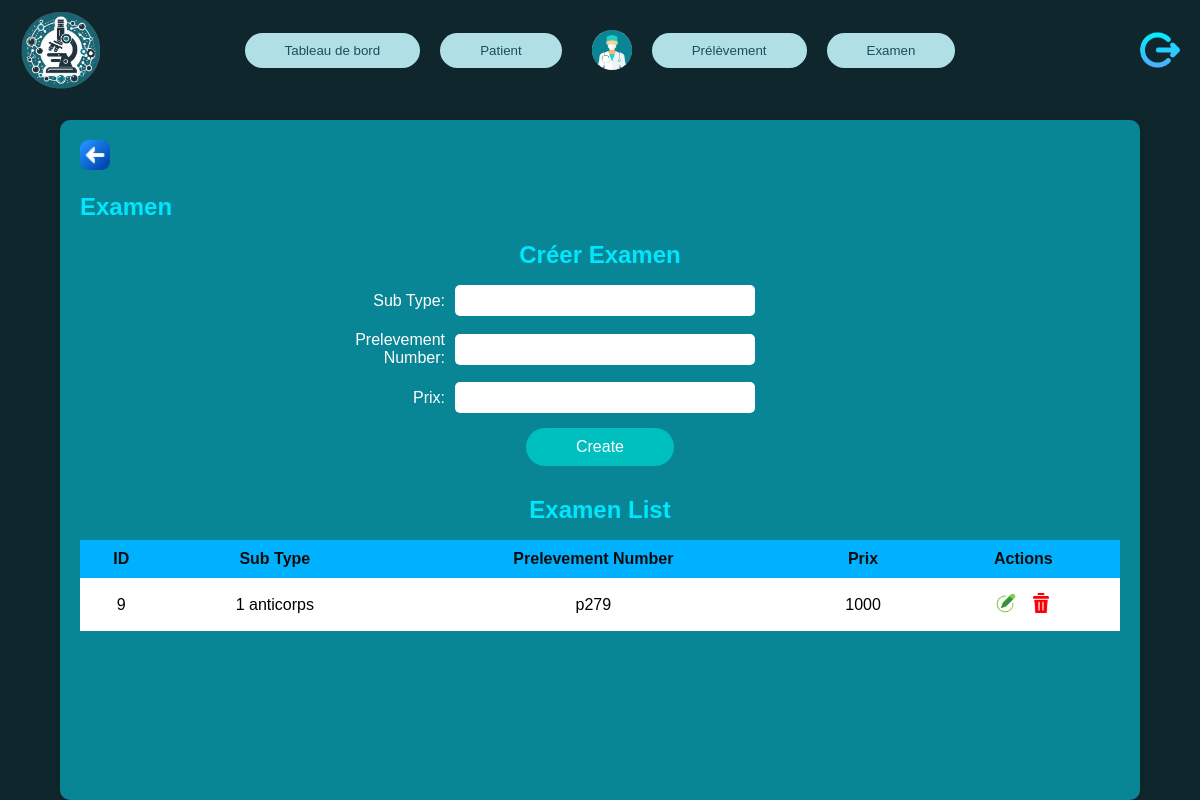
The app's page /Examen.php, older data.
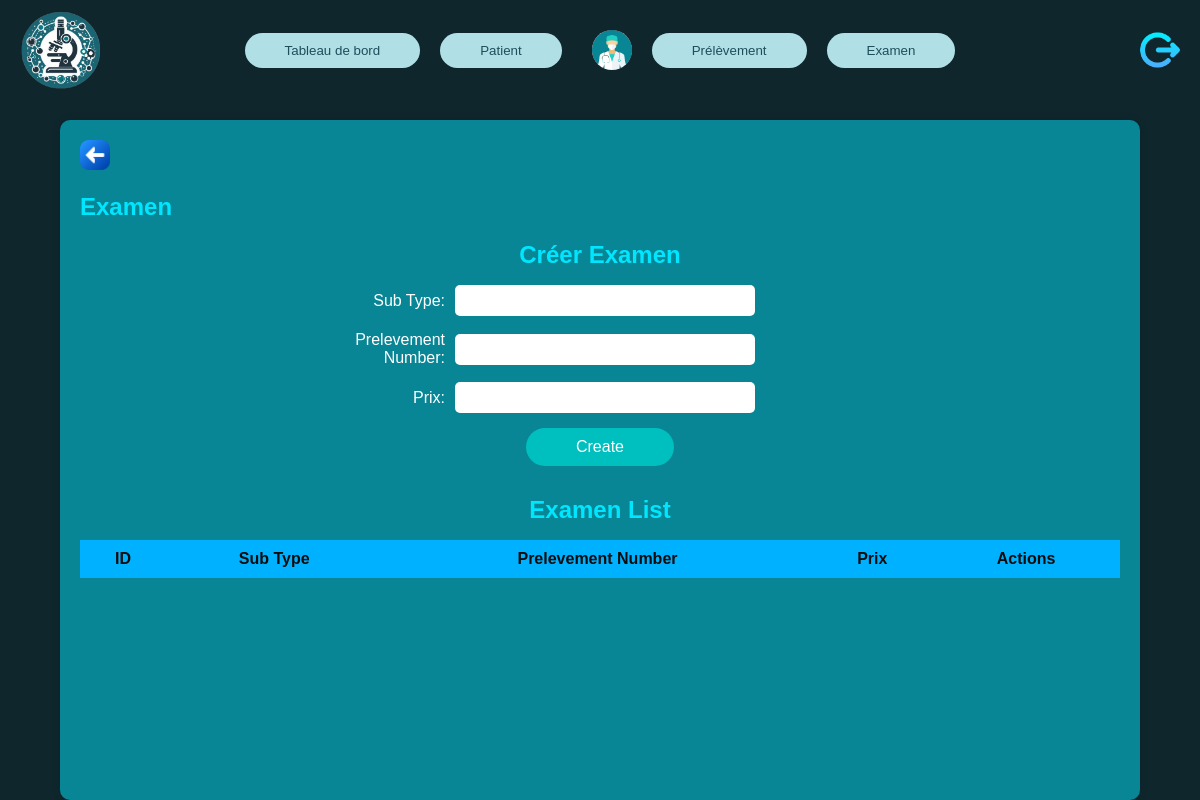
The same page, newer data.
### tables this page shows
CREATE TABLE IF NOT EXISTS examens (
    examen_id INT AUTO_INCREMENT PRIMARY KEY,
    sub_type ENUM('Type1', 'Type2', 'Type3') NOT NULL,
    prelevement_number VARCHAR(100) NOT NULL,
    prix FLOAT NOT NULL
);

### Examen.php (called while the page is built, shortened)
<?php
class Examen {
    private $conn;
    private $table_name = "examens";
    public function __construct($db) {
        $this->conn = $db;
    }
    public function read() {
        $query = "SELECT * FROM " . $this->table_name;
        $result = $this->conn->query($query);
        return $result->fetch_all(MYSQLI_ASSOC);
    }
}
?>

### examen.php (the view, shortened to what this page needs)
<?php
require_once 'config.php';
require_once 'Examen.php';
$db = $link;
$examen = new Examen($db);
$examens = $examen->read();
?>
<!DOCTYPE html>
<html lang="fr">
<head>
    <link rel="stylesheet" href="Front/navbar.css">
</head>
<body>
    <div class="container">
        <div class="top-bar">
            <div class="logo-section">
                <img src="Front/imag/logo.png" alt="Laboratory Logo" class="logo">
            </div>
            <div class="nav-buttons">
                <button class="nav-button" onclick="location.href='doctor_dashboard.php'">Tableau de bord</button>
                <button class="nav-button" onclick="location.href='patient_management.php'">Patient</button>
                <div class="user-section">
                    <img src="Front/imag/doc.jpeg" alt="User Icon" class="user-icon">
                </div>
                <button class="nav-button" onclick="location.href='prelevement_management.php'">Prélèvement</button>
                <button class="nav-button" onclick="location.href='examen.php'">Examen</button>
            </div>
            <div class="btn-logout">
                <button class="btn-logout" onclick="location.href='logout.php'"><img src="Front/imag/logout.png" alt="Logout Button Icon"></button>
            </div>
        </div>
        <div class="content-area">
            <button id="retour" onclick="window.history.back()">
                <i class="fas fa-arrow-left"><img src="Front/imag/left-arrow.png"></i>
            </button>
            <h1>Examen</h1>
            <div class="form-section">
                <h2>Créer Examen</h2>
                <form method="post" action="examen.php">
                    <div class="form-group">
                        <label for="sub_type">Sub Type:</label>
                        <input type="text" id="sub_type" name="sub_type" required>
                    </div>
                    <div class="form-group">
                        <label for="prelevement_number">Prelevement Number:</label>
                        <input type="text" id="prelevement_number" name="prelevement_number" required>
                    </div>
                    <div class="form-group">
                        <label for="prix">Prix:</label>
                        <input type="number" step="0.01" id="prix" name="prix" required>
                    </div>
                    <button class="submit-btn" type="submit" name="create_examen">Create</button>
                </form>
            </div>
            <div class="table-container">
                <h2>Examen List</h2>
                <table>
                    <thead>
                        <tr>
                            <th>ID</th>
                            <th>Sub Type</th>
                            <th>Prelevement Number</th>
                            <th>Prix</th>
                            <th>Actions</th>
                        </tr>
                    </thead>
                    <tbody>
                        <?php foreach ($examens as $exam) { ?>
                            <tr>
                                <td><?php echo htmlspecialchars($exam['examen_id']); ?></td>
                                <td><?php echo htmlspecialchars($exam['sub_type']); ?></td>
                                <td><?php echo htmlspecialchars($exam['prelevement_number']); ?></td>
                                <td><?php echo htmlspecialchars($exam['prix']); ?></td>
                                <td>
                                    <button class="edit-btn" onclick="location.href='edit_examen.php?id=<?php echo $exam['examen_id']; ?>'"><img src="Front/imag/write.png" alt="Edit"></button>
                                    <button class="delete-btn" onclick="if(confirm('Are you sure you want to delete this examen?')) location.href='delete_examen.php?id=<?php echo $exam['examen_id']; ?>'"><img src="Front/imag/delete.png" alt="Delete"></button>
                                </td>
                            </tr>
                        <?php } ?>
                    </tbody>
                </table>
            </div>
        </div>
    </div>
</body>
</html>

### Front/navbar.css (style rules this page uses)
* { box-sizing: border-box; margin: 0; padding: 0; font-family: Arial, sans-serif; }
body { background: #1F4D5A; background-size: cover; display: flex; justify-content: center; align-items: center; height: 100vh; }
.container { display: flex; flex-direction: column; align-items: center; width: 100%; height: 100vh; background: rgba(0, 0, 0, 0.5); }
.top-bar { width: 100%; display: flex; align-items: center; justify-content: space-between; padding: 10px 20px; background: transparent; }
.logo-section { display: flex; align-items: center; }
.logo { max-width: 80px; }
.nav-buttons { display: flex; align-items: center; justify-content: center; gap: 20px; }
.nav-button { background-color: #B0E0E6; color: #1F4D5A; border: none; padding: 10px 40px; border-radius: 50px; cursor: pointer; }
.user-section { display: flex; align-items: center; }
.user-icon { width: 40px; height: 40px; border-radius: 50%; margin-left: 10px; }
.btn-logout { display: flex; align-items: center; justify-content: center; margin-left: 20px; }
.btn-logout button { background-color: transparent; border: none; cursor: pointer; padding: 0; }
.btn-logout img { width: 40px; height: 40px; border-radius: 50%; transition: transform 0.3s; }
.content-area { flex: 1; width: 90%; margin-top: 20px; padding: 20px; background-color: #088696; border-radius: 10px; box-shadow: 0 0 10px rgba(0, 0, 0, 0.1); overflow-y: auto; text-align: center; }

### examen.php (style rules this page uses)
body { font-family: Arial, sans-serif; background-color: #1F4D5A; color: #ffffff; margin: 0; padding: 0; overflow: hidden; }
.container { width: 100%; height: 100vh; display: flex; flex-direction: column; align-items: center; justify-content: flex-start; }
.content-area { flex: 1; width: 90%; margin-top: 20px; padding: 20px; background-color: #088696; border-radius: 10px; box-shadow: 0 0 10px rgba(0, 0, 0, 0.1); overflow-y: auto; text-align: center; }
#retour { border: none; cursor: pointer; background: transparent; border-radius: 0px; display: flex; align-items: center; justify-content: center; margin-bottom: 20px; }
#retour i { margin-right: 0px; }
#retour img { width: 30px; height: 30px; margin-right: 20px; }
h1 { text-align: left; font-size: 24px; color: #00E6FF; margin-bottom: 20px; }
.form-section { margin-bottom: 30px; }
h2 { text-align: center; color: #00E6FF; margin-bottom: 16px; }
.form-group { display: flex; justify-content: center; align-items: center; margin-bottom: 15px; }
.form-group label { width: 150px; color: #ffffff; text-align: right; margin-right: 10px; }
.form-group input { width: 300px; padding: 8px; border: none; border-radius: 5px; margin-right: 150px; }
.submit-btn { background-color: #00bfbf; color: #fff; border: none; padding: 10px 50px; cursor: pointer; border-radius: 120px; display: block; margin: 10px auto; font-size: 16px; }
.table-container { margin-top: 30px; }
table { width: 100%; border-collapse: collapse; background-color: #ffffff; color: #000; }
th, td { padding: 10px; text-align: center; }
th { background-color: #00B1FF; color: #0e0d0d; }
.edit-btn, .delete-btn { padding: 5px; border: none; background: none; cursor: pointer; }
.edit-btn img, .delete-btn img { width: 20px; height: 20px; }

Row changes from the older to the newer data that the page shows:
removed examens: examen_id "9", sub_type "1 anticorps", prelevement_number "p279", prix "1000"
